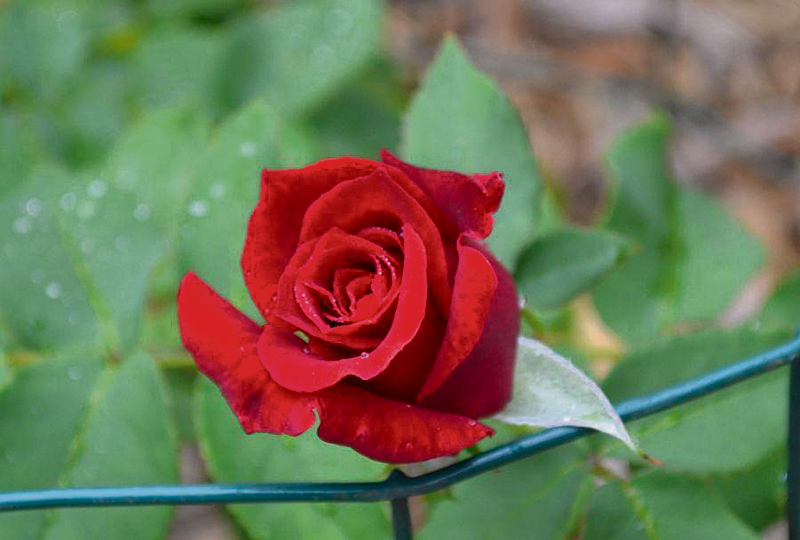
#> input picture slides/01.dasar_pengolahan_citra_digital/dataset/rose.png, 800 x 540 px
$ python 06.pillow_rgb_to_grayscale.py
#> lines starting #> are read from the running program, lines starting #| are printed output that depends on the picture
"""
script ini akan melakukan gray-level transformations terhadap citra dengan memanfaatkan library pillow.
penjelasan lebih detil dapat dibaca di file html atau python notebook yang telah disediakan
"""

from PIL import Image, ImageShow
import numpy as np

im = Image.open('../dataset/rose.png')
#> im is the input picture: PIL image 800x540 RGB; mean R, G, B 111.9, 115.3, 87.1
im.show(title='Citra asli')

im_g = im.convert('L')
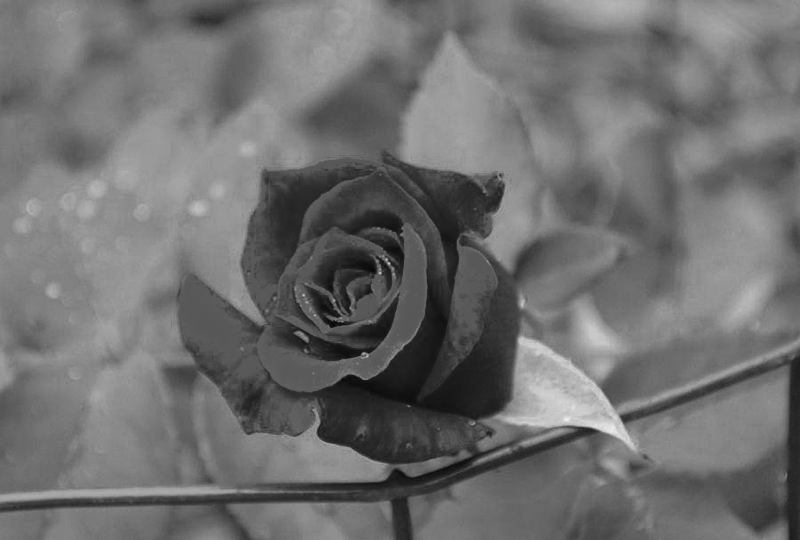
#> im_g: PIL image 800x540 L; min 4, max 241, mean 111
im_g.show(title='Citra grayscale')

img_log_trans = im_g.point(lambda x: 255 * np.log(1 + x / 255))
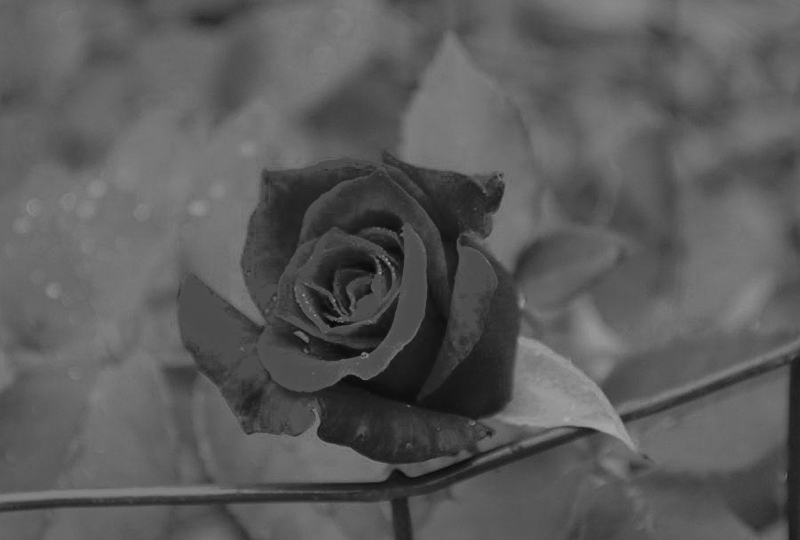
#> img_log_trans: PIL image 800x540 L; min 4, max 170, mean 91
img_log_trans.show(title='Citra grayscale dengan log transformation')

gamma = 0.6
img_pow_law = im_g.point(lambda x: 255 * (x / 255) ** gamma)
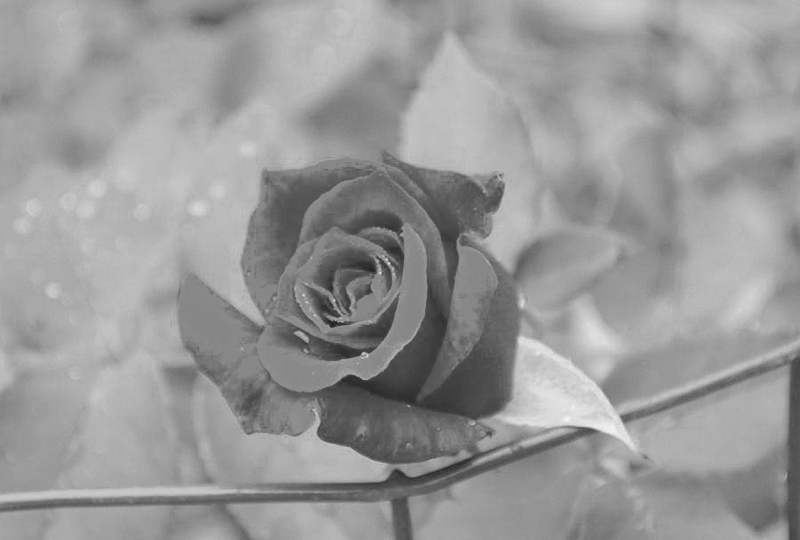
#> img_pow_law: PIL image 800x540 L; min 21, max 247, mean 152.6
img_pow_law.show(title='Citra grayscale dengan power-law transformation')

im.transform((int(1.4*im.width), im.height), Image.AFFINE,
data=(1,-0.5,0,0,1,0)).show()
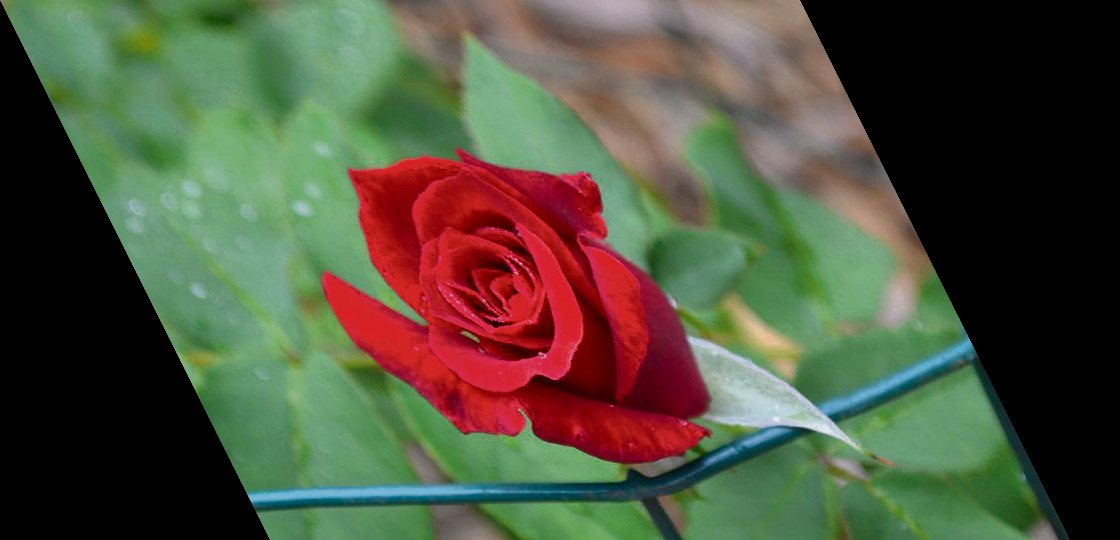
#> shown: PIL image 1120x540 RGB; mean R, G, B 79.9, 82.3, 62.2

$ run again, with slides/01.dasar_pengolahan_citra_digital/dataset/flower.png copied over slides/01.dasar_pengolahan_citra_digital/dataset/rose.png
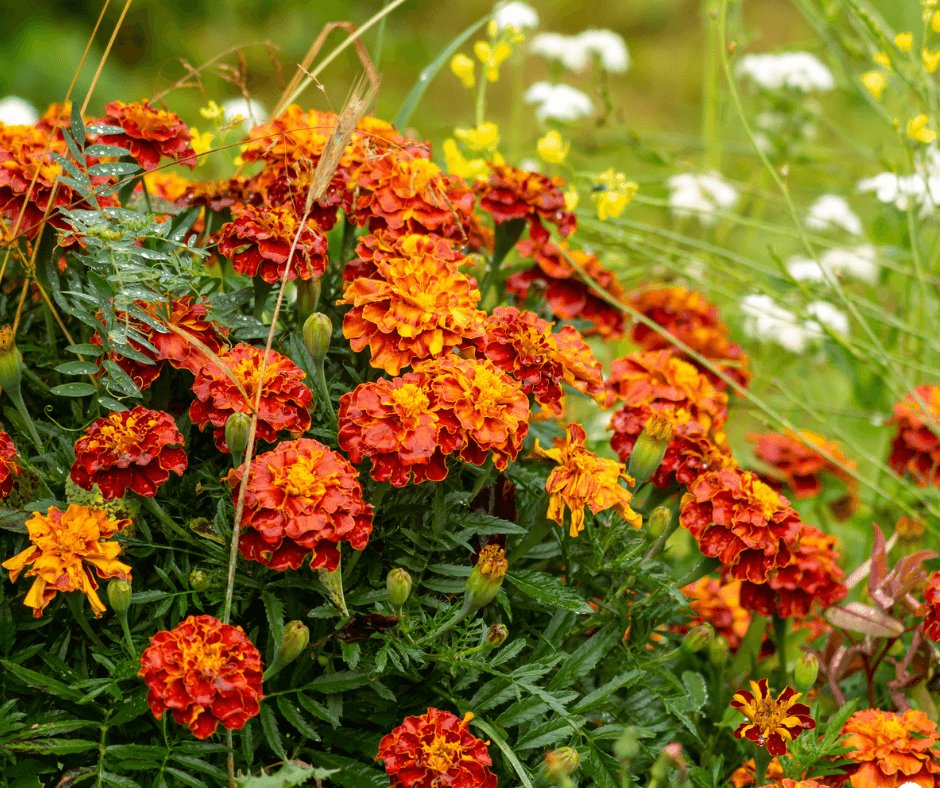
#> input picture slides/01.dasar_pengolahan_citra_digital/dataset/flower.png, 940 x 788 px
#> im is the input picture: PIL image 940x788 P; mean R, G, B 133.8, 104.7, 33.4
#> `img_pow_law = im_g.point(lambda x: 255 * (x / 255) ** gamma)`:
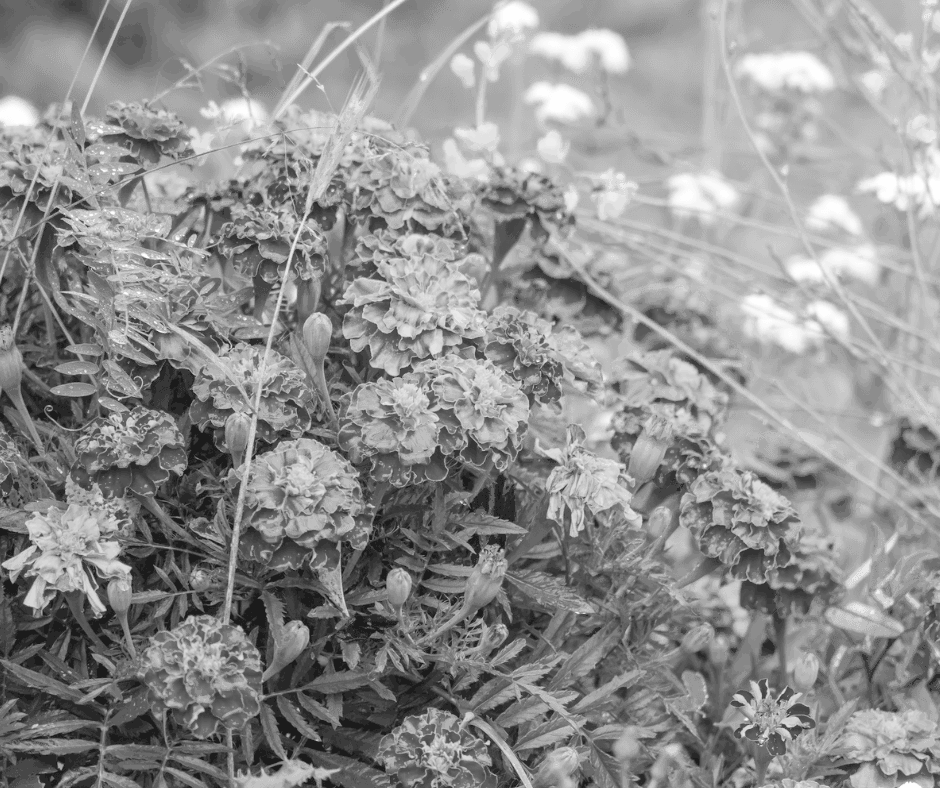
#> img_pow_law: PIL image 940x788 L; min 27, max 254, mean 144
#> `im.transform((int(1.4*im.width), im.height), Image.AFFINE, data=(1,-0...`:
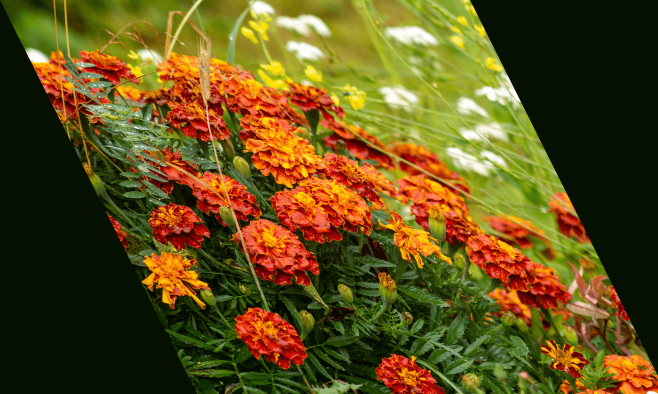
#> shown: PIL image 1316x788 P (shown at 1/2 size); mean R, G, B 97.2, 79.3, 24.1

$ run again, with slides/01.dasar_pengolahan_citra_digital/dataset/ishihara.png copied over slides/01.dasar_pengolahan_citra_digital/dataset/rose.png
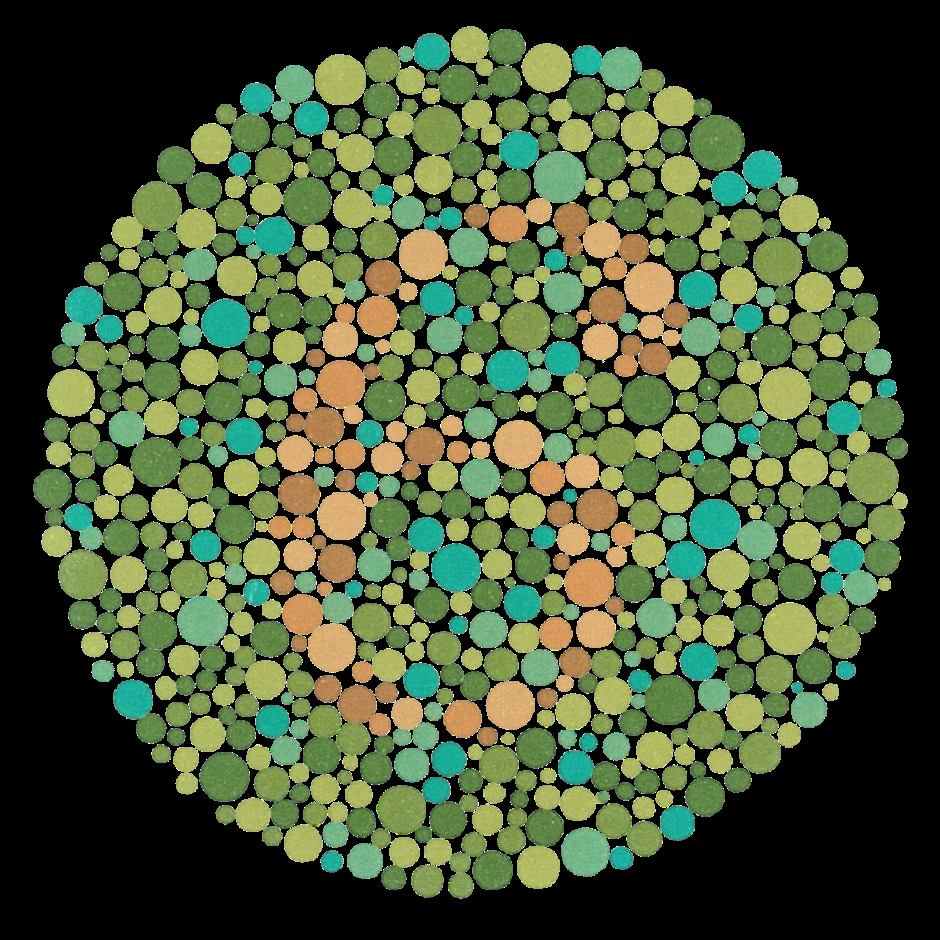
#> input picture slides/01.dasar_pengolahan_citra_digital/dataset/ishihara.png, 940 x 940 px
#> im is the input picture: PIL image 940x940 RGB; mean R, G, B 70.4, 85.6, 53.4
#> `img_pow_law = im_g.point(lambda x: 255 * (x / 255) ** gamma)`:
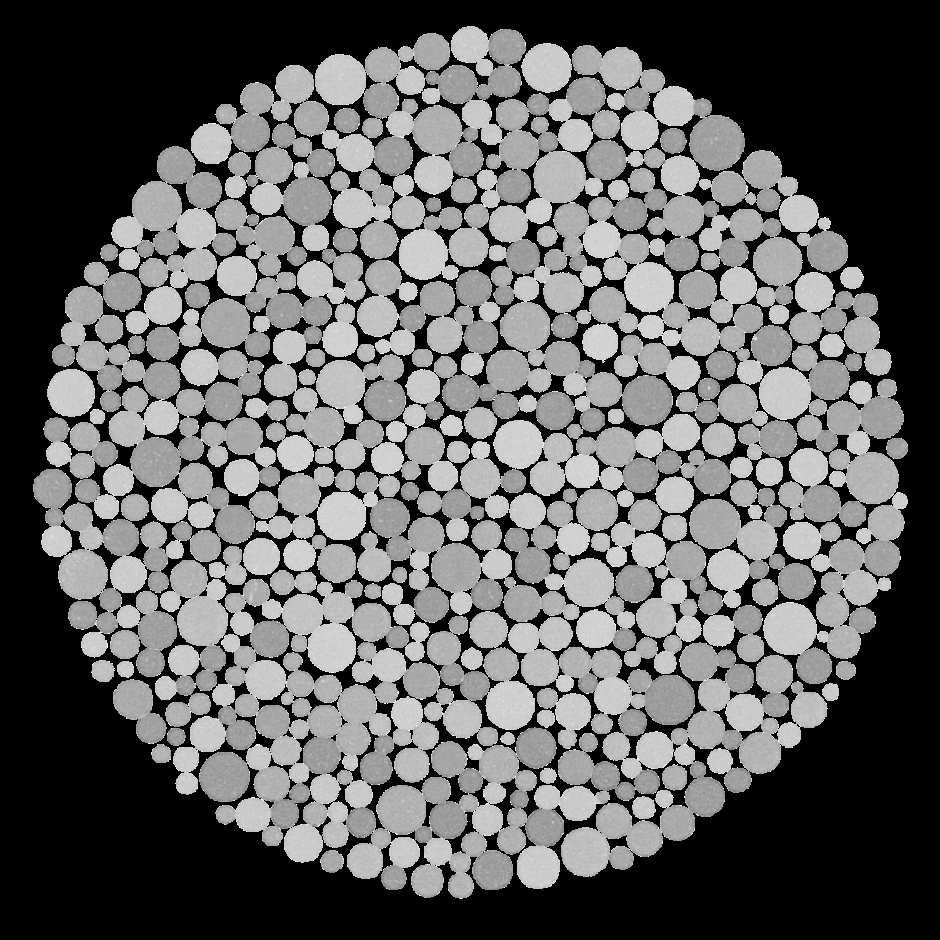
#> img_pow_law: PIL image 940x940 L; min 0, max 255, mean 96.6
#> `im.transform((int(1.4*im.width), im.height), Image.AFFINE, data=(1,-0...`:
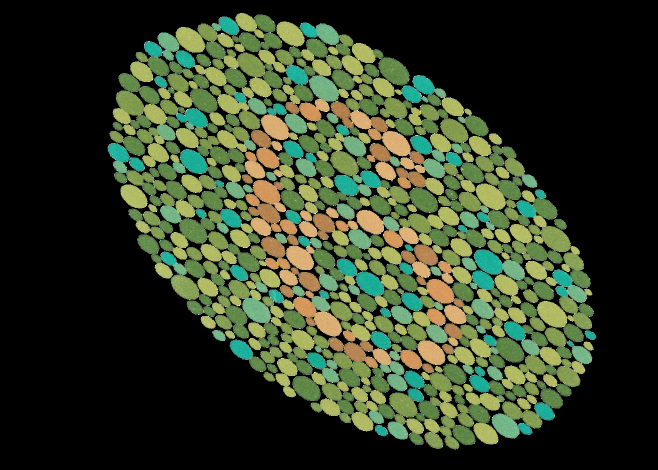
#> shown: PIL image 1316x940 RGB (shown at 1/2 size); mean R, G, B 50.3, 61.1, 38.2
